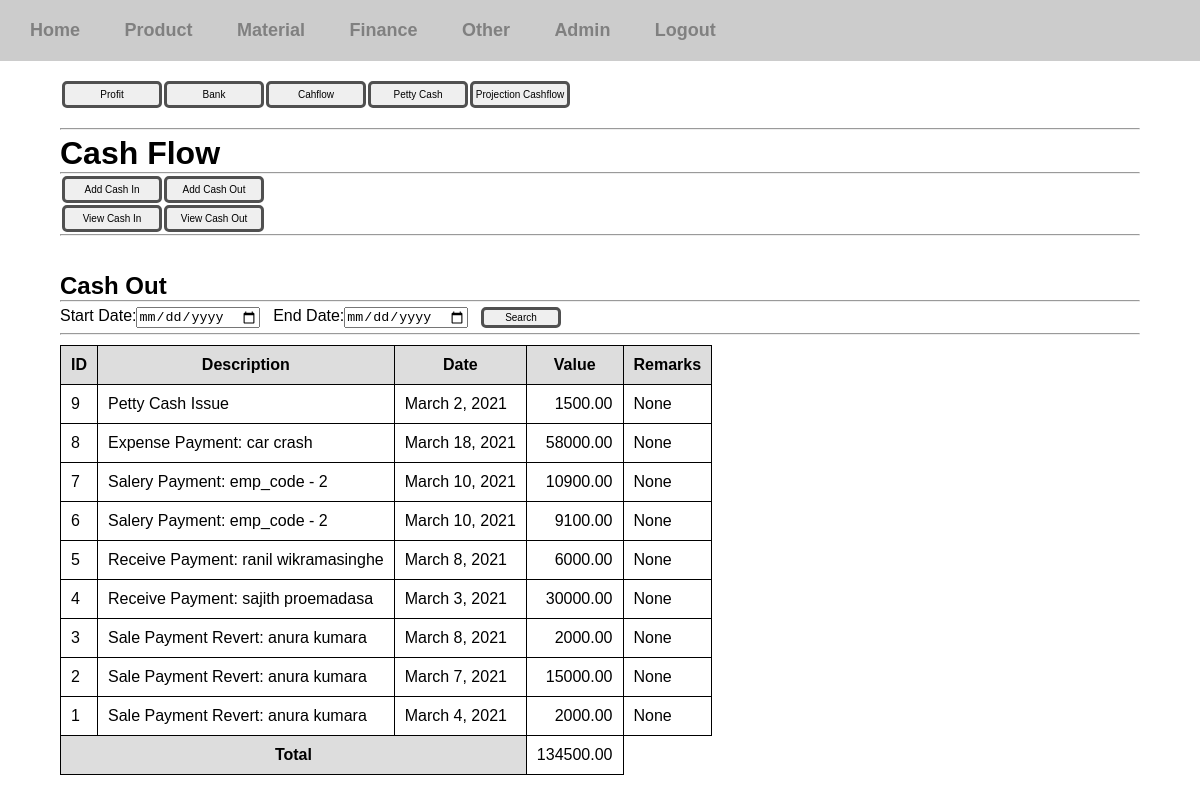
The page /finance-manager/cashflow-view-cash-out/ (signed in) on the database its author committed.
### finance_manager/models.py (models this page shows, shortened)
class CashOut(models.Model):
	desc = models.CharField(max_length=200)
	date = models.DateField()
	amount = models.DecimalField(max_digits=15, decimal_places=2)
	remarks = models.CharField(max_length=500, null=True, blank=True)

### finance_manager/views/cashflow.py (the view)
# urls.py: path('cashflow-view-cash-out/',cashflow.view_cash_out, name='view-cash-out'),
@login_required(login_url='/login')
def view_cash_out(request):
	if request.method == 'POST':
		start_date = request.POST['start_date']
		end_date = request.POST['end_date']
		recodes = None
		if start_date == '' or end_date == '':
			recodes = CashOut.objects.all().order_by('-id')
		else:
			recodes = CashOut.objects.filter(date__range=[start_date,end_date]).order_by('-id')
		total = calc_total(recodes)
		context = {'recodes':recodes, 'total':total}
		return render(request,'finance_manager/cashflow/cash_out.html', context)
	else:
		recodes = CashOut.objects.all().order_by('-id')
		total = calc_total(recodes)
		context = {'recodes':recodes, 'total':total}
		return render(request,'finance_manager/cashflow/cash_out.html', context)

### finance_manager/views/cashflow.py (called while the page is built)
def calc_total(data):
	total = 0
	for element in data:
		total += element.amount
	return total

### templates/finance_manager/cashflow/cash_out.html (shortened to what this page needs)
{% extends 'finance_manager/cashflow/cashflow.html' %}
{% block bodycontent %}
	<br>
	<h2>Cash Out</h2>
	<hr>
	<div class="search-form">
		<form action="" method="POST">
			<label for="start-date">Start Date:</label><input type="date" name="start_date"> &nbsp;
			<label for="end-date">End Date:</label><input type="date" name="end_date"> &nbsp;
			<input type="submit" value="Search" class="btn btn-sm">
		</form>
	</div>
	<hr>
	{% if recodes %}
		<div class="table-div">
			<table class="view-table">
			<tr>
				<th>ID</th>
				<th>Description</th>
				<th>Date</th>
				<th>Value</th>
				<th>Remarks</th>
			</tr>
			{% for recode in recodes %}
				<tr>
					<td>{{ recode.id }}</td>
					<td>{{ recode.desc }}</td>
					<td>{{ recode.date }}</td>
					<td class="amount">{{ recode.amount }}</td>
					<td>{{ recode.remarks }}</td>
				</tr>
			{% endfor %}
			<tr>
				<th colspan="3">Total</th>
				<td class="amount">{{ total }}</td>
			</tr>
		</table>
		</div>
	{% else %}
		<p>There are no recodes</p>
	{% endif %}
{% endblock %}

### static/css/styles.css (style rules this page uses)
* { margin: 0; padding: 0; box-sizing: border-box; }
body { font-family: sans-serif; }
form select,input,label { display: block; }
.form-content input,select,label { display: block; margin-top: 10px;margin-bottom: 5px; }
.search-form { padding-top: 5px; padding-bottom: 5px; }
.search-form input,select,label { display: inline; }
.btn { padding: 5px 15px; border: 3px solid #505050; border-radius: 5px; width: 100px; font-size: 10px; }
.btn-sm { padding: 2px; width: 80px; }
.amount { text-align: right; }
.container-box h1,h2 { display: inline; }

### static/css/tables.css (style rules this page uses)
.view-table { margin: 10px 0px; border-collapse: collapse; }
.view-table th { background: #ddd; }
.view-table td,th { padding: 10px; border:1px solid black; }

### rows shown on the page
CashOut: id "9", desc "Petty Cash Issue", date "March 2, 2021", amount "1500.00", remarks "None"
CashOut: id "8", desc "Expense Payment: car crash", date "March 18, 2021", amount "58000.00", remarks "None"
CashOut: id "7", desc "Salery Payment: emp_code - 2", date "March 10, 2021", amount "10900.00", remarks "None"
CashOut: id "6", desc "Salery Payment: emp_code - 2", date "March 10, 2021", amount "9100.00", remarks "None"
CashOut: id "5", desc "Receive Payment: ranil wikramasinghe", date "March 8, 2021", amount "6000.00", remarks "None"
CashOut: id "4", desc "Receive Payment: sajith proemadasa", date "March 3, 2021", amount "30000.00", remarks "None"
CashOut: id "3", desc "Sale Payment Revert: anura kumara", date "March 8, 2021", amount "2000.00", remarks "None"
CashOut: id "2", desc "Sale Payment Revert: anura kumara", date "March 7, 2021", amount "15000.00", remarks "None"
CashOut: id "1", desc "Sale Payment Revert: anura kumara", date "March 4, 2021", amount "2000.00", remarks "None"

### other values the page prints
{{ total }} "134500.00"
